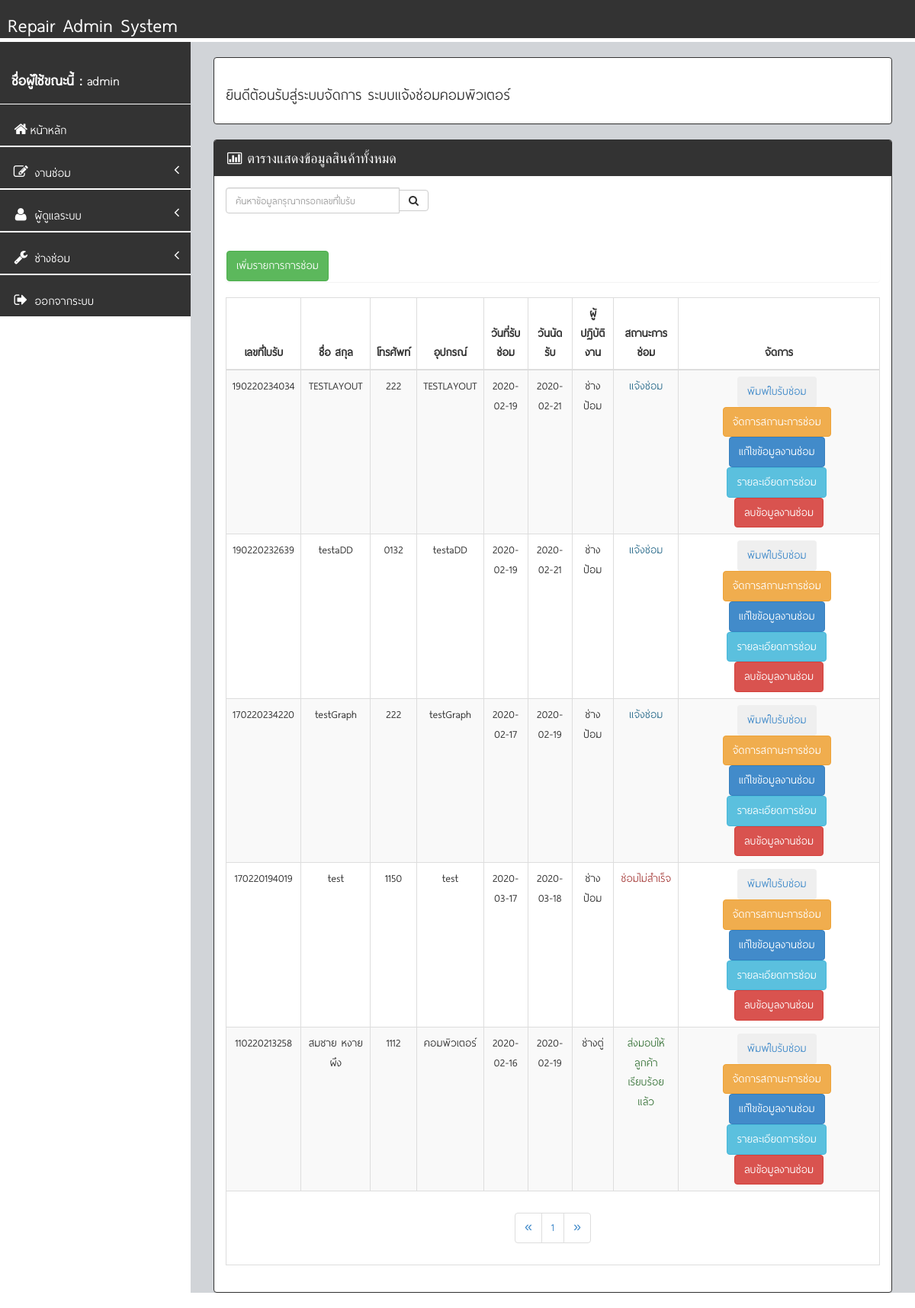
/manage_repair.php (signed in), run on the app's committed database.
### tables this page shows
CREATE TABLE `orders` (
  `Ord_ID` int(11) NOT NULL,
  `Ord_Number` varchar(20) NOT NULL,
  `Ord_CustomerName` varchar(255) NOT NULL,
  `Ord_CustomerTel` varchar(255) NOT NULL,
  `Ord_CustomerAddress` varchar(255) NOT NULL,
  `Ord_CustomerProvince` varchar(255) NOT NULL,
  `Ord_CustomerAddressCode` varchar(255) NOT NULL,
  `Ord_RepairModel` varchar(255) NOT NULL,
  `Ord_RepairModelID` varchar(255) NOT NULL,
  `Ord_RepairDescription` varchar(255) NOT NULL,
  `Ord_RepairDate` date NOT NULL,
  `Ord_RepairSuccess` date NOT NULL,
  `Ord_RepairPrice` int(255) NOT NULL,
  `Ord_RepairRemark` varchar(255) DEFAULT NULL,
  `Ord_RepairmanID` int(2) NOT NULL,
  `Ord_RepairStatus` int(11) NOT NULL
);

CREATE TABLE `repair_man` (
  `Rep_ID` int(11) NOT NULL,
  `Rep_Name` varchar(255) NOT NULL,
  `Rep_Address` varchar(255) NOT NULL,
  `Rep_Tel` varchar(255) NOT NULL,
  `Rep_Status` int(11) NOT NULL COMMENT '0 = ว่าง , 1 = ไม่ว่าง'
);

### conn.php (called while the page is built, shortened)
<?php
$title_web = "ระบบแจ้งซ่อมคอมพิวเตอร์";
?>

### manage_repair.php (the view, shortened to what this page needs)
<?php require_once "header.php";?>
    <div id="wrapper">
        <?php
			  require_once "menu_left.php";
		?>
        <div id="page-wrapper">
            <div class="row">
                <br/>
                <div class="col-lg-12">
                    <div class="panel panel-body panel-primary alert-danger"><h3><font color="#333333">ยินดีต้อนรับสู่ระบบจัดการ <?php echo $title_web;?></font></h3></div>
                </div>
            </div>
                    <div class="panel panel-primary">
                        <div class="panel-heading">
                            <i class="fa fa-bar-chart-o fa-fw"></i> ตารางแสดงข้อมูลสินค้าทั้งหมด
                        </div>
						<div class="col-lg-4 form-group panel-body panel-primary sidebar-search">
						<form autocomplete="off" class="input-group custom-search-form">
	<input name="txt_search" type="text" id="course" size="50" class="form-control" placeholder="ค้นหาข้อมูลกรุณากรอกเลขที่ใบรับ" required="required" /><span class="input-group-btn">
                                <button class="btn btn-default" type="submit">
                                    <i class="fa fa-search"></i>
                                </button>
                            </span>
</form>
</div>
                        <div class="panel-body">
                            <div class="row">
                                <div class="col-lg-12">
                                    <div class="table-responsive">
									<div class="panel"><a href="manage_repair_add.php"><input name="" type="button" class="btn btn-success" value="เพิ่มรายการการซ่อม"></a></div>
                                        <table class="table table-striped table-bordered table-hover" id="table_example2">
                                            <thead>
                                                <tr>
                                                    <th width="5%"><div align="center">เลขที่ใบรับ</div></th>
                                                    <th width="auto"><div align="center">ชื่อ สกุล</div></th>
                                                    <th width="auto"><div align="center">โทรศัพท์</div></th>
                                                    <th width="auto"><div align="center">อุปกรณ์</div></th>
                                                    <th width="auto"><div align="center">วันที่รับซ่อม</div></th>
                                                    <th width="auto"><div align="center">วันนัดรับ</div></th>
													<th width="auto"><div align="center">ผู้ปฏิบัติงาน</div></th>
                                                    <th width="auto"><div align="center">สถานะการซ่อม</div></th>
                                                    <th width="auto"><div align="center">จัดการ</div></th>
                                                </tr>
                                            </thead>
                                            <tbody>
				<?php
				if(!$_REQUEST['txt_search']){
			$perpage = 10;
			if (isset($_GET['page'])) {
 $page = $_GET['page'];
 } else {
 $page = 1;
 }
			$start = ($page - 1) * $perpage;
$sql = $conn->query("select * from orders inner join repair_man on orders.Ord_RepairmanID = repair_man.Rep_ID order by Ord_ID DESC limit $start,$perpage")or die (mysqli_error());
$sql2 = $conn->query("select * from orders inner join repair_man on orders.Ord_RepairmanID = repair_man.Rep_ID order by Ord_ID DESC ")or die (mysqli_error());
$total_record = $sql2->num_rows;
$total_page = ceil($total_record / $perpage);
		}
  while ($show= $sql->fetch_assoc()) {
     if($show['Ord_RepairStatus']==0){$status =  '<span class=text-info>แจ้งซ่อม</span>';}
else if($show['Ord_RepairStatus']==1){$status =  '<span class=text-info>กำลังดำเนินการ</span>';}
else if($show['Ord_RepairStatus']==2){$status =  '<span class=text-info>รออะไหล่</span>';}
else if($show['Ord_RepairStatus']==3){$status =  '<span class=text-success>ซ่อมสำเร็จ</span>';}
else if($show['Ord_RepairStatus']==4){$status =  '<span class=text-danger>ซ่อมไม่สำเร็จ</span>';}
else if($show['Ord_RepairStatus']==5){$status =  '<span class=text-danger>ยกเลิกการซ่อม</span>';}
else if($show['Ord_RepairStatus']==6){$status =  '<span class=text-success>ชำระเงิน</span>';}
else if($show['Ord_RepairStatus']==7){$status =  '<span class=text-success>ส่งมอบให้ลูกค้าเรียบร้อยแล้ว</span>';}
?>
                  <tr>
                  <td><div align="center"><?php echo $show['Ord_Number'];?></div></td>
                  <td><div align="center"><?php echo $show['Ord_CustomerName'];?></div></td>
                  <td><div align="center"><?php echo $show['Ord_CustomerTel'];?></div></td>
                  <td><div align="center"><?php echo $show['Ord_RepairModel'];?></div></td>
                  <td><div align="center"><?php echo $show['Ord_RepairDate'];?></div></td>
                  <td><div align="center"><?php echo $show['Ord_RepairSuccess'];?></div></td>
                  <td><div align="center"><?php echo $show['Rep_Name'];?></div></td>
                  <td><div align="center"><?php echo $status;?></div></td>
                  <td><div align="center">
                  <a href="print_order.php?id=<?php echo $show['Ord_ID'];?>&status=localhost/project-nawa/manage_repair_status_user.php?id=<?php echo $show['Ord_ID'];?>" target="_blank"><input name="" type="button" class="btn btn-dark" value="พิมพ์ใบรับซ่อม"></a>&nbsp;
                  <a href="#order<?php echo $show['Ord_ID'];?>" data-toggle="modal"><input name="" type="button" class="btn btn-warning" value="จัดการสถานะการซ่อม"></a>&nbsp;
                  <a href="manage_repair_edit.php?id=<?php echo $show['Ord_ID'];?>"><input name="" type="button" class="btn btn-primary" value="แก้ไขข้อมูลงานซ่อม"></a>&nbsp;
                  <a href="manage_repair_status.php?id=<?php echo $show['Ord_ID'];?>"><input name="" type="button" class="btn btn-info" value="รายละเอียดการซ่อม"></a>&nbsp;
                  <a href="?admin=delete&id=<?php echo $show['Ord_ID'];?>"><input name="" type="button" class="btn btn-danger" value="ลบข้อมูลงานซ่อม"></a>
                  </div></td>
                  </tr>
				  <?php }?>
                  <tr>
                    <td colspan="12"><div align="center"><?php if($sql->num_rows==0){Chk_Row($sql);}else {?><nav>
 <ul class="pagination">
 <li>
 <a href="?page=1" aria-label="Previous">
 <span aria-hidden="true">&laquo;</span> </a> </li>
 <?php for($i=1;$i<=$total_page;$i++){ ?>
 <li><a href="?page=<?php echo $i; ?>"><?php echo $i; ?></a></li>
 <?php } ?>
 <li>
 <a href="?page=<?php echo $total_page;?>" aria-label="Next">
 <span aria-hidden="true">&raquo;</span> </a> </li>
 </ul>
 </nav><?php } ?></div></td>
                    </tr>
                                            </tbody>
                                        </table>
                                    </div>
                                </div>
                            </div>
                        </div>
                    </div>
                        </div>
                    </div>
</body>
</html>

### css/BackEnd/assets/css/style.css (style rules this page uses)
body { background-color:#FFFFFF; }
#wrapper { width: 100%; margin-top: 55px!important; background-color:#FFFFFF; }
#page-wrapper { padding: 0 15px; min-height: 568px; background-color:rgb(209, 212, 216); }
.sidebar-search { padding: 15px; }

### css/BackEnd/assets/css/main-style.css (style rules this page uses)
@media (min-width:768px) { #page-wrapper { position: inherit; margin: 0 0 0 250px; padding: 0 30px; min-height: 1000px; } }

### data on the page
orders: Ord_Number "190220234034", Ord_CustomerName "TESTLAYOUT", Ord_CustomerTel "222", Ord_RepairModel "TESTLAYOUT", Ord_RepairDate "2020-02-19", Ord_RepairSuccess "2020-02-21", repair_man.Rep_Name "ช่างป้อม", Ord_RepairStatus "แจ้งซ่อม"
orders: Ord_Number "190220232639", Ord_CustomerName "testaDD", Ord_CustomerTel "0132", Ord_RepairModel "testaDD", Ord_RepairDate "2020-02-19", Ord_RepairSuccess "2020-02-21", repair_man.Rep_Name "ช่างป้อม", Ord_RepairStatus "แจ้งซ่อม"
orders: Ord_Number "170220234220", Ord_CustomerName "testGraph", Ord_CustomerTel "222", Ord_RepairModel "testGraph", Ord_RepairDate "2020-02-17", Ord_RepairSuccess "2020-02-19", repair_man.Rep_Name "ช่างป้อม", Ord_RepairStatus "แจ้งซ่อม"
orders: Ord_Number "170220194019", Ord_CustomerName "test", Ord_CustomerTel "1150", Ord_RepairModel "test", Ord_RepairDate "2020-03-17", Ord_RepairSuccess "2020-03-18", repair_man.Rep_Name "ช่างป้อม", Ord_RepairStatus "ซ่อมไม่สำเร็จ"
orders: Ord_Number "110220213258", Ord_CustomerName "สมชาย หงายผึง", Ord_CustomerTel "1112", Ord_RepairModel "คอมพิวเตอร์", Ord_RepairDate "2020-02-16", Ord_RepairSuccess "2020-02-19", repair_man.Rep_Name "ช่างตู่", Ord_RepairStatus "ส่งมอบให้ลูกค้าเรียบร้อยแล้ว"

### other printed values
$_SESSION['ses_admin_user'] "admin"
$title_web "ระบบแจ้งซ่อมคอมพิวเตอร์"
